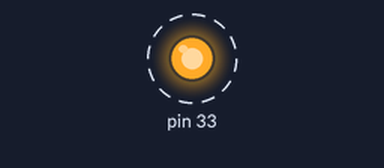
A program run on a simulated Raspberry Pi (header pin numbers). On the bench: output pins drawn as LEDs (lit = HIGH). Dashed ring = blinking. At 1.2 s the program stops and its outputs stay as they are.

Above: at 0.1 s.
Timing chart, 0 to 2.7 s (numbered marks = the images above):
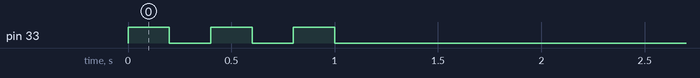

The program:

redled.py
```python
# -*- coding: utf-8 -*-
import RPi.GPIO as GPIO
import time
GPIO.setwarnings(False)
GPIO.setmode(GPIO.BOARD)
GPIO.setup(33,GPIO.OUT)

for i in range(1,4):
	GPIO.output(33, GPIO.HIGH)
	time.sleep(0.2)
	GPIO.output(33,GPIO.LOW)
	time.sleep(0.2)
```

Measured:
- by itself, pin 33: alternates HIGH for 0.20 s and LOW for 0.20 s, 6 changes in all, then stays LOW
